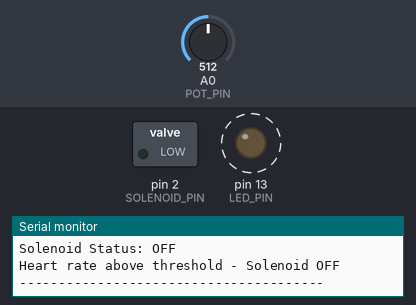
A sketch run on a simulated Arduino Uno, built with avr-gcc and run on an emulated ATmega328P. Shown: switched loads named in the sketch (green lamp = pin HIGH), output pins drawn as LEDs (lit = HIGH), the last lines printed to the serial monitor. Dashed ring = blinking. The test bench sets the inputs (shaded band); at power-on: A0 (POT_PIN) = 512.

Above: at 6.3 s.
6.4 s: A0 (POT_PIN) set to 122
At 8.4 s:
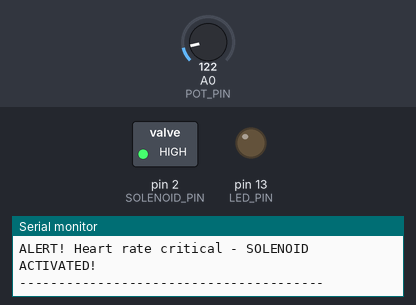
8.7 s: A0 (POT_PIN) set to 107
At 11.32 s:
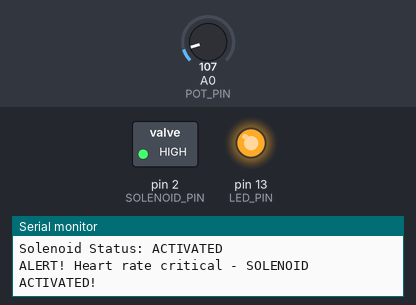
11.7 s: A0 (POT_PIN) set to 97
13.2 s: A0 (POT_PIN) set to 12
14.7 s: A0 (POT_PIN) set to 9
At 14.98 s:
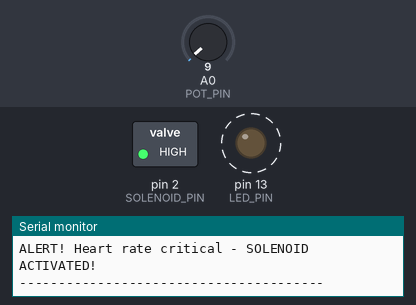
17.7 s: A0 (POT_PIN) set to 30
At 19.8 s:
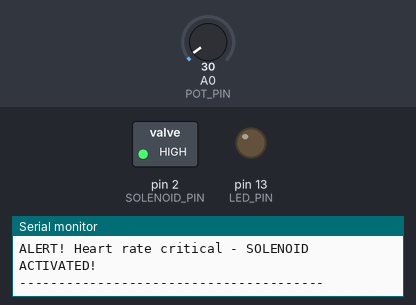
Timing chart, 0 to 21.3 s (numbered marks = the images above; inputs shaded):
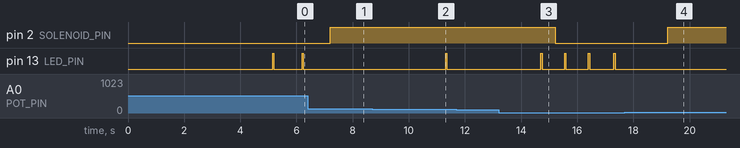

Measured:
- the behaviour switches between 11 and 10 on A0 (POT_PIN) (found by bisection; images 2 and 3)
- after the input at 6.4 s, pin 2 (SOLENOID_PIN): LOW → HIGH after 0.81 s; pin 13 (LED_PIN): stops changing and stays LOW
- after the input at 11.7 s, every drawn part: stays the same
- after the input at 14.7 s, pin 2 (SOLENOID_PIN): HIGH → LOW after 0.52 s; pin 13 (LED_PIN): alternates HIGH for 0.05 s and LOW for 0.80 s, starting at once
- after the input at 17.7 s, pin 2 (SOLENOID_PIN): LOW → HIGH after 1.5 s; pin 13 (LED_PIN): stops changing and stays LOW
- by itself, pin 13 (LED_PIN): alternates HIGH for 0.05 s and LOW for 1.0 s

The sketch:

mmfalse1.ino
```cpp
/*
 * Heart Rate Demonstration System with Manual BPM Control
 *
 * Description:
 * This program simulates different heart rates and activates a solenoid
 * via relay when the heart rate drops below 20 BPM during a demonstration.
 *
 * Hardware:
 * - Arduino board
 * - Relay module connected to pin 2 (controlling solenoid)
 * - 11V lithium-ion battery powering the solenoid
 * - Optional potentiometer on A0 for manual BPM control
 */

// Pin definitions
const int SOLENOID_PIN = 2;       // Digital pin controlling relay for solenoid
const int LED_PIN = 13;           // Built-in LED for heartbeat visualization
const int POT_PIN = A0;           // Optional: potentiometer for manual BPM control

// Heart rate parameters
const int HEART_RATE_THRESHOLD = 20;    // Activation threshold in BPM

// Variables for heart rate simulation
int currentBPM = 75;              // Starting BPM (normal)
unsigned long lastBeatTime = 0;
unsigned long beatInterval = 0;

// Timing variables
unsigned long lastDisplayTime = 0;
const int DISPLAY_INTERVAL = 2000;     // Display interval in ms (2 seconds)

// Demonstration modes
enum DemoMode {NORMAL, DROPPING, CRITICAL};
DemoMode currentMode = NORMAL;
unsigned long modeStartTime = 0;
const unsigned long MODE_DURATION = 30000;  // Duration of each mode in ms (30 seconds)

void setup() {
  // Initialize serial communication
  Serial.begin(9600);

  // Configure pins
  pinMode(SOLENOID_PIN, OUTPUT);
  pinMode(LED_PIN, OUTPUT);

  // Initially turn off solenoid
  digitalWrite(SOLENOID_PIN, LOW);

  // Print startup message
  Serial.println("===== HEART RATE DEMONSTRATION SYSTEM =====");
  Serial.println("This system will automatically decrease heart rate");
  Serial.println("from 75 BPM and activate the solenoid when it drops");
  Serial.println("below 20 BPM");
  Serial.println();
  Serial.println("DEMONSTRATION WILL BEGIN IN 5 SECONDS...");
  delay(5000);

  modeStartTime = millis();
}

void loop() {
  // Update demonstration mode based on timing
  updateDemoMode();

  // Update simulated heart rate based on current mode
  updateHeartRate();

  // Visual heartbeat simulation
  simulateHeartbeat();

  // Display information every 2 seconds
  if (millis() - lastDisplayTime > DISPLAY_INTERVAL) {
    displayStatus();
    lastDisplayTime = millis();

    // Control solenoid based on heart rate
    if (currentBPM < HEART_RATE_THRESHOLD) {
      // Activate solenoid for low heart rate
      digitalWrite(SOLENOID_PIN, HIGH);
      Serial.println("ALERT! Heart rate critical - SOLENOID ACTIVATED!");
    } else {
      // Deactivate solenoid for normal heart rate
      digitalWrite(SOLENOID_PIN, LOW);
      Serial.println("Heart rate above threshold - Solenoid OFF");
    }

    Serial.println("---------------------------------------");
  }
}

void updateDemoMode() {
  // Check if it's time to change modes
  if (millis() - modeStartTime > MODE_DURATION) {
    modeStartTime = millis();

    // Progress to next mode
    switch(currentMode) {
      case NORMAL:
        currentMode = DROPPING;
        Serial.println("\n>>> DEMONSTRATION: Heart rate beginning to drop <<<\n");
        break;
      case DROPPING:
        currentMode = CRITICAL;
        Serial.println("\n>>> DEMONSTRATION: Heart rate now CRITICAL <<<\n");
        break;
      case CRITICAL:
        // Stay in critical mode
        Serial.println("\n>>> DEMONSTRATION: Maintaining critical heart rate <<<\n");
        break;
    }
  }
}

void updateHeartRate() {
  // Option 1: Use potentiometer for manual control if available
  int potValue = analogRead(POT_PIN);
  if (potValue > 10) {  // Use a threshold to detect if potentiometer is being used
    // Map potentiometer value to BPM range (0-120)
    currentBPM = map(potValue, 0, 1023, 0, 120);
    return;
  }

  // Option 2: Automatic demonstration sequence
  unsigned long elapsedTime = millis() - modeStartTime;
  float progressFactor = (float)elapsedTime / MODE_DURATION;

  switch(currentMode) {
    case NORMAL:
      currentBPM = 75;  // Normal heart rate
      break;
    case DROPPING:
      // Gradually decrease BPM from 75 to 15 over 30 seconds
      currentBPM = 75 - (int)(60 * progressFactor);
      break;
    case CRITICAL:
      currentBPM = 15;  // Critical heart rate (below threshold)
      break;
  }
}

void simulateHeartbeat() {
  // Calculate beat interval based on current BPM
  beatInterval = 60000 / max(currentBPM, 1); // Prevent division by zero

  // Flash LED to simulate heartbeat
  if (millis() - lastBeatTime > beatInterval) {
    digitalWrite(LED_PIN, HIGH);
    delay(50);
    digitalWrite(LED_PIN, LOW);
    lastBeatTime = millis();
  }
}

void displayStatus() {
  Serial.print("Current Mode: ");
  switch(currentMode) {
    case NORMAL:
      Serial.println("NORMAL");
      break;
    case DROPPING:
      Serial.println("DROPPING");
      break;
    case CRITICAL:
      Serial.println("CRITICAL");
      break;
  }

  Serial.print("Heart Rate: ");
  Serial.print(currentBPM);
  Serial.println(" BPM");

  Serial.print("Solenoid Status: ");
  if (currentBPM < HEART_RATE_THRESHOLD) {
    Serial.println("ACTIVATED");
  } else {
    Serial.println("OFF");
  }
}
```
